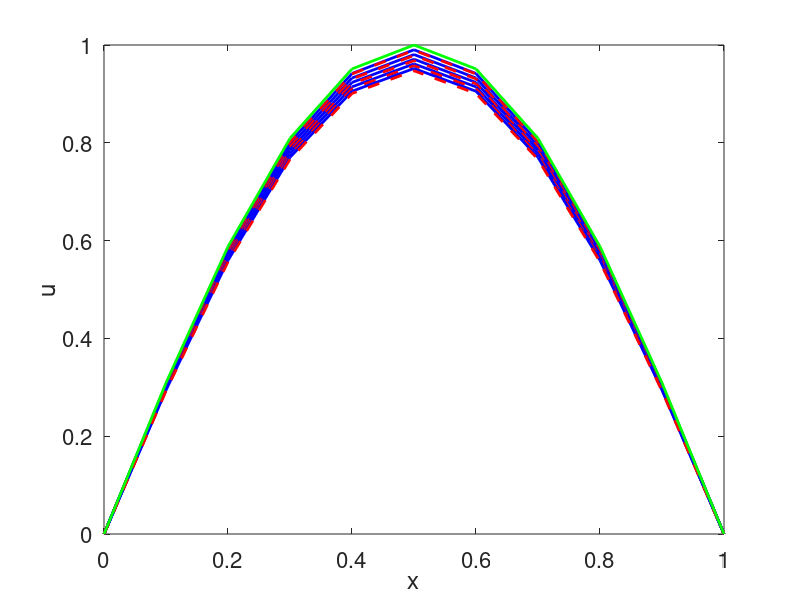

MATLAB code for this plot:
close all; clear; clc;

L = 1; % Length of the rod
T = 1; % Total time
alpha = 1; % Thermal diffusivity

M = 10; % Number of partitions or intervals along the rod 
N = 1000; % time partitions

dx = L/M; dt = T/N;

lambda = alpha*dt/(dx*dx);

a = 1- 2*lambda; b = lambda;

for i=1:M+1
    x(i) = (i-1)*dx; % 11 grid points along the rod
    u0(i) = sin(pi*x(i)/L); % Initial heat distribution
    u(i) = u0(i);
end

for k=1:5 % time steps
    u_old = u;
    for i=2:M % location index along the rod
        u(i) = a*u_old(i) + b*(u_old(i+1) + u_old(i-1)); % Temperature at location index i
    end
    u_exact = u*exp(-(alpha*k*dt)/(L^2)); % Analytical solution
    plot(x,u,'-b','LineWidth',2) % Plot FTCS approximate solution
    hold on
    plot(x,u_exact,'--r','LineWidth',2) % Plot analytical solution
    hold on
end
hold on;
plot(x,u0,'-g','LineWidth',2) % Plot initial heat distribution
xlabel('x','fontsize',20); ylabel('u','fontsize',20);
set(gca,'FontSize',16)
